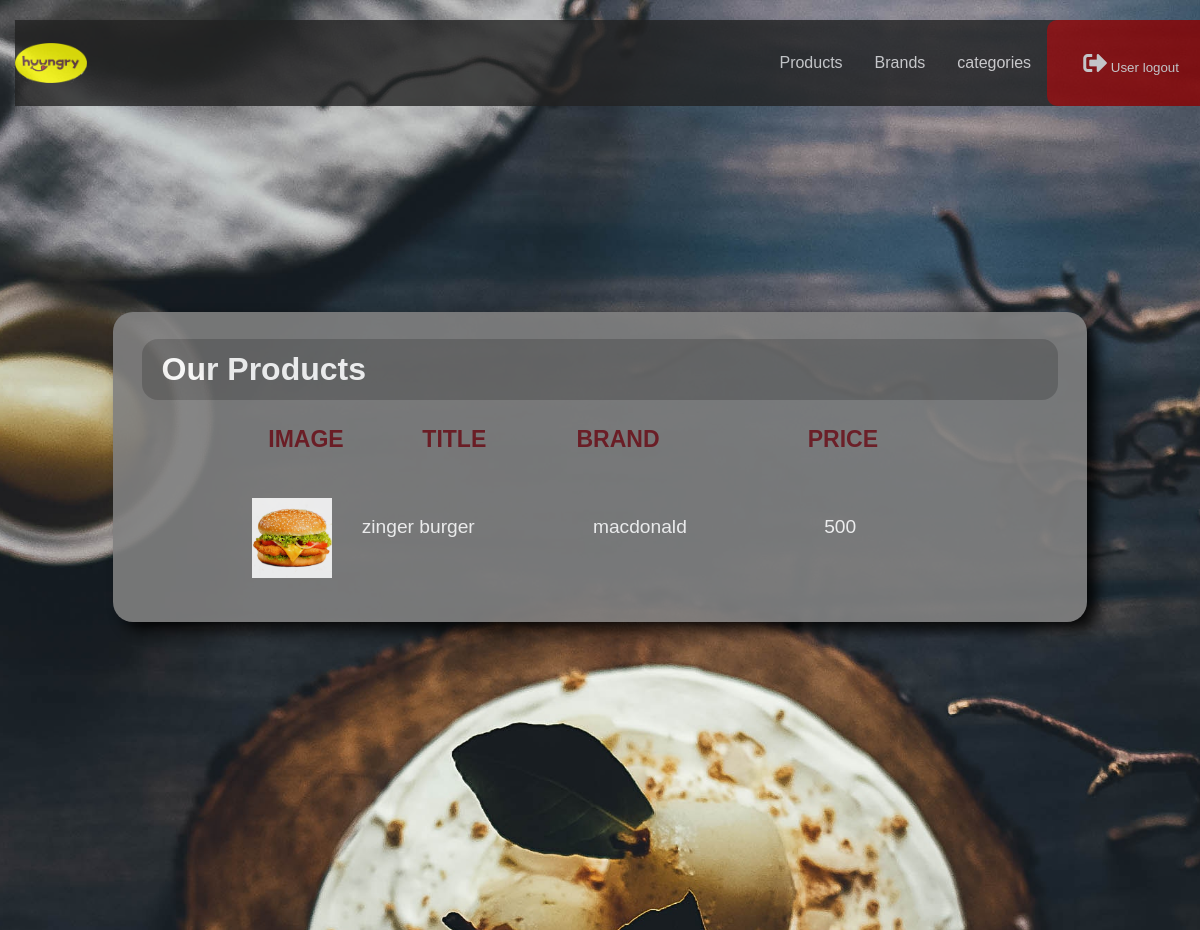
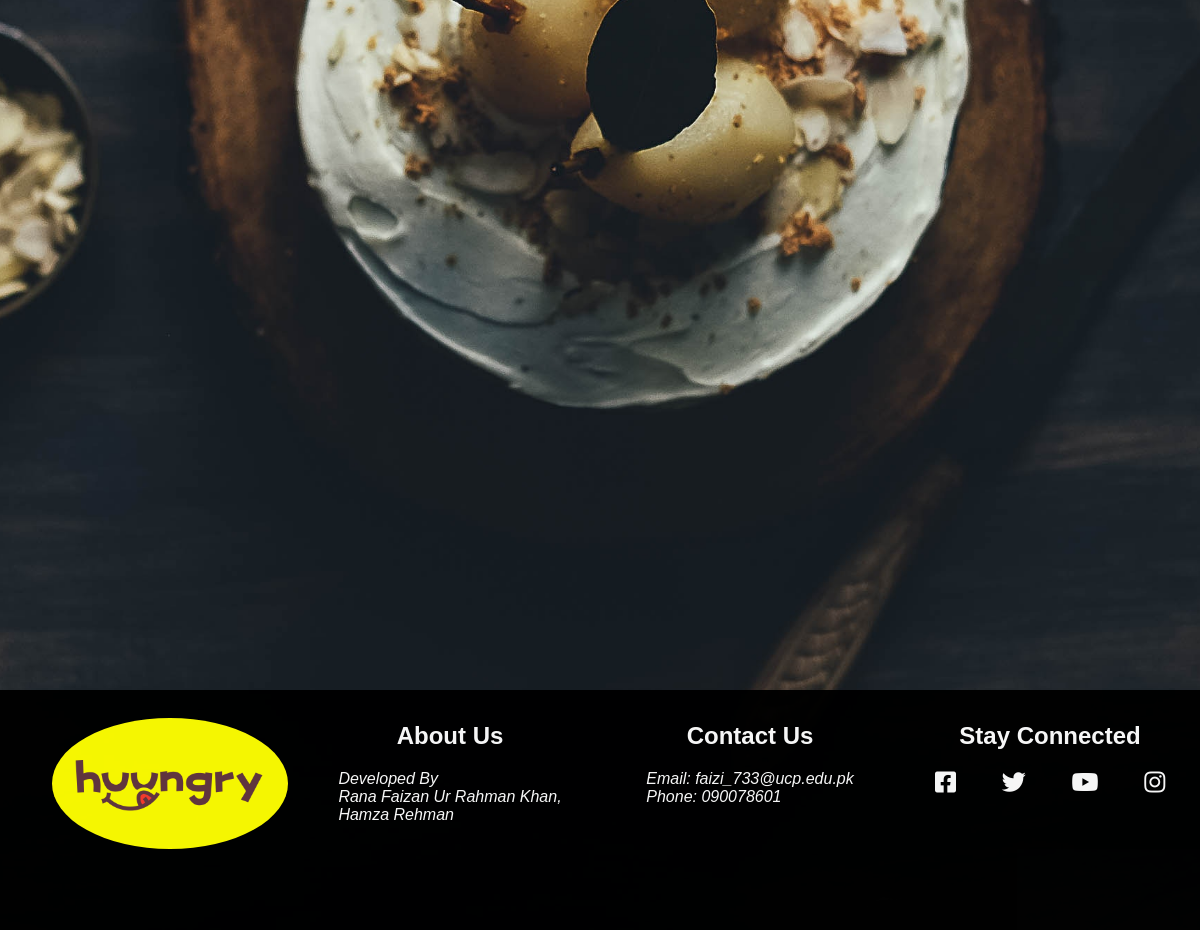
The app's page /index2.php?products (signed in) with its own data (2 pictures, top to bottom).
### tables this page shows
CREATE TABLE `products` (
  `pro_id` int(10) NOT NULL,
  `pro_title` varchar(200) NOT NULL,
  `pro_brand` varchar(200) NOT NULL,
  `pro_cat` varchar(200) NOT NULL,
  `pro_price` int(20) NOT NULL,
  `pro_desc` varchar(2000) NOT NULL,
  `pro_img` longblob NOT NULL,
  `pro_keywords` varchar(200) NOT NULL
);

### products.php (the view, shortened to what this page needs)
<?php
require_once "db_connection.php";
?>
<!DOCTYPE html>
<html lang="en">
<head>
    <link rel="stylesheet" href="css\style.css">
    <link rel="stylesheet" href="https://use.fontawesome.com/releases/v5.8.1/css/all.css"
>
</head>
<body class="col col-12">
<main class="homeindex">
    <div class="fullcontainer">
        <div class="container col-10" style="margin-top: 25%;">
            <div class="row">
                <div class="col-12">
                    <h1>Our Products</h1>
                </div>
            </div>
            <div class="row" style="font-size: larger; margin-bottom: 5%">
                <div class="col col-2"><label for="fname"><span style="color: #721c24"><b>IMAGE</b></span></label></div>
                <div class="col col-2"><label for="fname"><span style="color: #721c24"><b>TITLE</b></span></label></div>
                <div class="col col-3"><label for="fname"><span style="color: #721c24"><b>BRAND</b></span></label></div>
                <div class="col col-2"><label for="fname"><span style="color: #721c24"><b>PRICE</b></span></label></div>
            </div>
            <?php
            $catQuery = "select * from products";
            $catQueryResult = mysqli_query($con,$catQuery);
            while($row = mysqli_fetch_assoc($catQueryResult))
            {
                $pro_title = $row['pro_title'];
                $pro_brand = $row['pro_brand'];
                $pro_price = $row['pro_price'];
                $pro_img = $row['pro_img'];
                echo "<div class=\"row\">
                            <div class=\"col col - 3\"><label for=\"fname\"><img src='admin/product_images/$pro_img' width='80' height='80'></label></div>
                            <div class=\"col col-3\"  style='margin-top: 2%;'><label for=\"fname\"><span>$pro_title</span></label></div>
                            <div class=\"col col-3\"  style='margin-top: 2%;'><label for=\"fname\"><span>$pro_brand</span></label></div>
                            <div class=\"col col-2\"  style='margin-top: 2%;'><label for=\"fname\"><span>$pro_price</span></label></div>
                        </div>";
            }
            ?>
        </div>
    </div>
</main>
<footer>
    <div class="row">
        <div class="hide col-3 column">
            <ul>
                <a href="index.php"><img class="logo" src="images/logo.png" alt="Home"></a>
            </ul>
        </div>
        <div class="col-3 column">
            <a href="about.php"><h2>About Us</h2></a>
            <div>
                <address>
                    Developed By<br>
                    Rana Faizan Ur Rahman Khan,<br>
                    Hamza Rehman<br>
                </address>
            </div>
        </div>
        <div class="col-3 column">
            <a  href="contact.php"><h2>Contact Us</h2></a>
            <div>
                <address>
                    Email: faizi_733@ucp.edu.pk<br>
                </address>
            </div>
        </div>
        <div class="col-3 column">
            <a href="about.php"><h2>Stay Connected</h2></a>
            <div class="icons">
                <a class="icon1" href="about.php"><i class="fab fa-facebook-square"></i></a>
                <a class="icon2" href="about.php"><i class="fab fa-twitter"></i></a>
                <a class="icon3" href="about.php"><i class="fab fa-youtube"></i></a>
                <a class="icon4" href="about.php"><i class="fab fa-instagram"></i></a>
            </div>
        </div>
    </div>
</footer>
</body>
</html>

### css/style.css (style rules this page uses)
body { background-image: url("../images/bg.jpg"); height: 100%; background-position: center; background-repeat: no-repeat; background-size: cover; overflow-x: hidden; }
body, html { font-size: 100%; font-family: "Helvetica", sans-serif; }
body,html { margin:0; padding: 0; }
main { height: 80em; }
.homeindex { height: 100em; }
.row { display: -ms-flexbox; display: flex; -ms-flex-wrap: wrap; flex-wrap: wrap; justify-content: center; margin-right: -15px; margin-left: -15px; }
.col { padding-right: 15px; padding-left: 15px; }
.hide { display: block; }
.column { width: 100%; height: 15em; padding: 12px; bottom: 0; background-color: #000000; }
h2 { color: white; }
a { text-decoration: none; }
body { font-family: Arial, Helvetica, sans-serif; }
* { box-sizing: border-box; }
h1 { width: 100%; background-color: dimgray; color: white; padding: 12px 20px; border: 4px solid gray; border-radius: 10px; margin-top: -17px; border-radius: 20px; }
span { font-family: "Lucida Sans", sans-serif; color: white; font-size: larger; }
.container { width: 100%; border-radius: 5px; background-color: gray; padding: 40px; margin-top: 6em; box-shadow: 10px 8px 15px black; opacity: 0.9; border-radius: 20px; }
.fullcontainer { display: flex; flex-wrap: wrap; justify-content: center; }
footer { background-position: center; background-repeat: no-repeat; background-size: cover; left: 0; bottom: 0; width: 100%; opacity: 0.8; }
footer p,a,address { color: white; text-decoration: none; font-family: 'Noto Sans JP', sans-serif; display: flex; flex-wrap: wrap; justify-content: center; }
.icons { display: flex; flex-direction: row; justify-content: space-around; }
.col-2 { width: 16.66%; }
.col-3 { width: 25%; }
.col-10 { width: 83.33%; }
.col-12 { width: 100%; }

### records on screen
products: pro_img (picture), pro_title "zinger burger", pro_brand "macdonald", pro_price "500"
